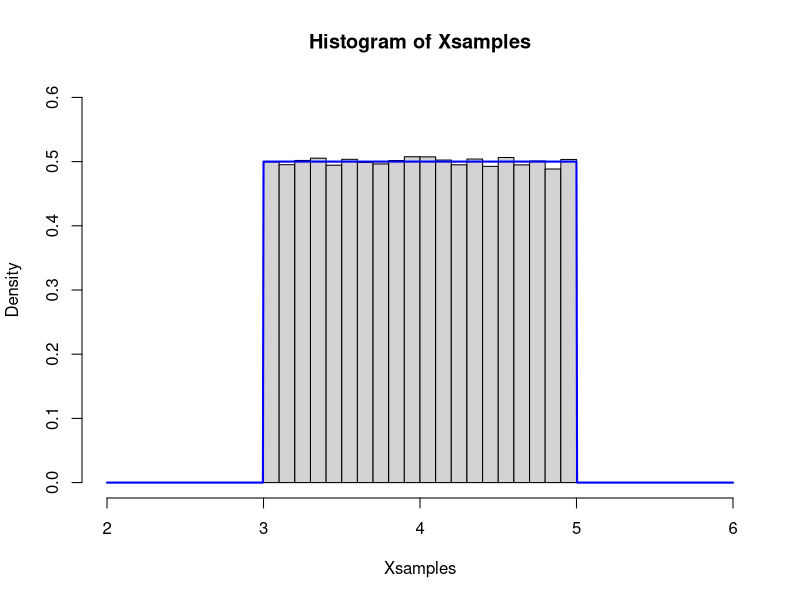

This figure's R source:
## ---- chunk 1
n <- 1e5
Usamples <- runif(n)
Xsamples <- 2 * Usamples + 3
hist(Xsamples, probability = TRUE, xlim = c(2, 6), ylim = c(0, 0.6))
curve(dunif(x, 3, 5), add = TRUE, n = 1001, lwd = 2, col = "blue")
